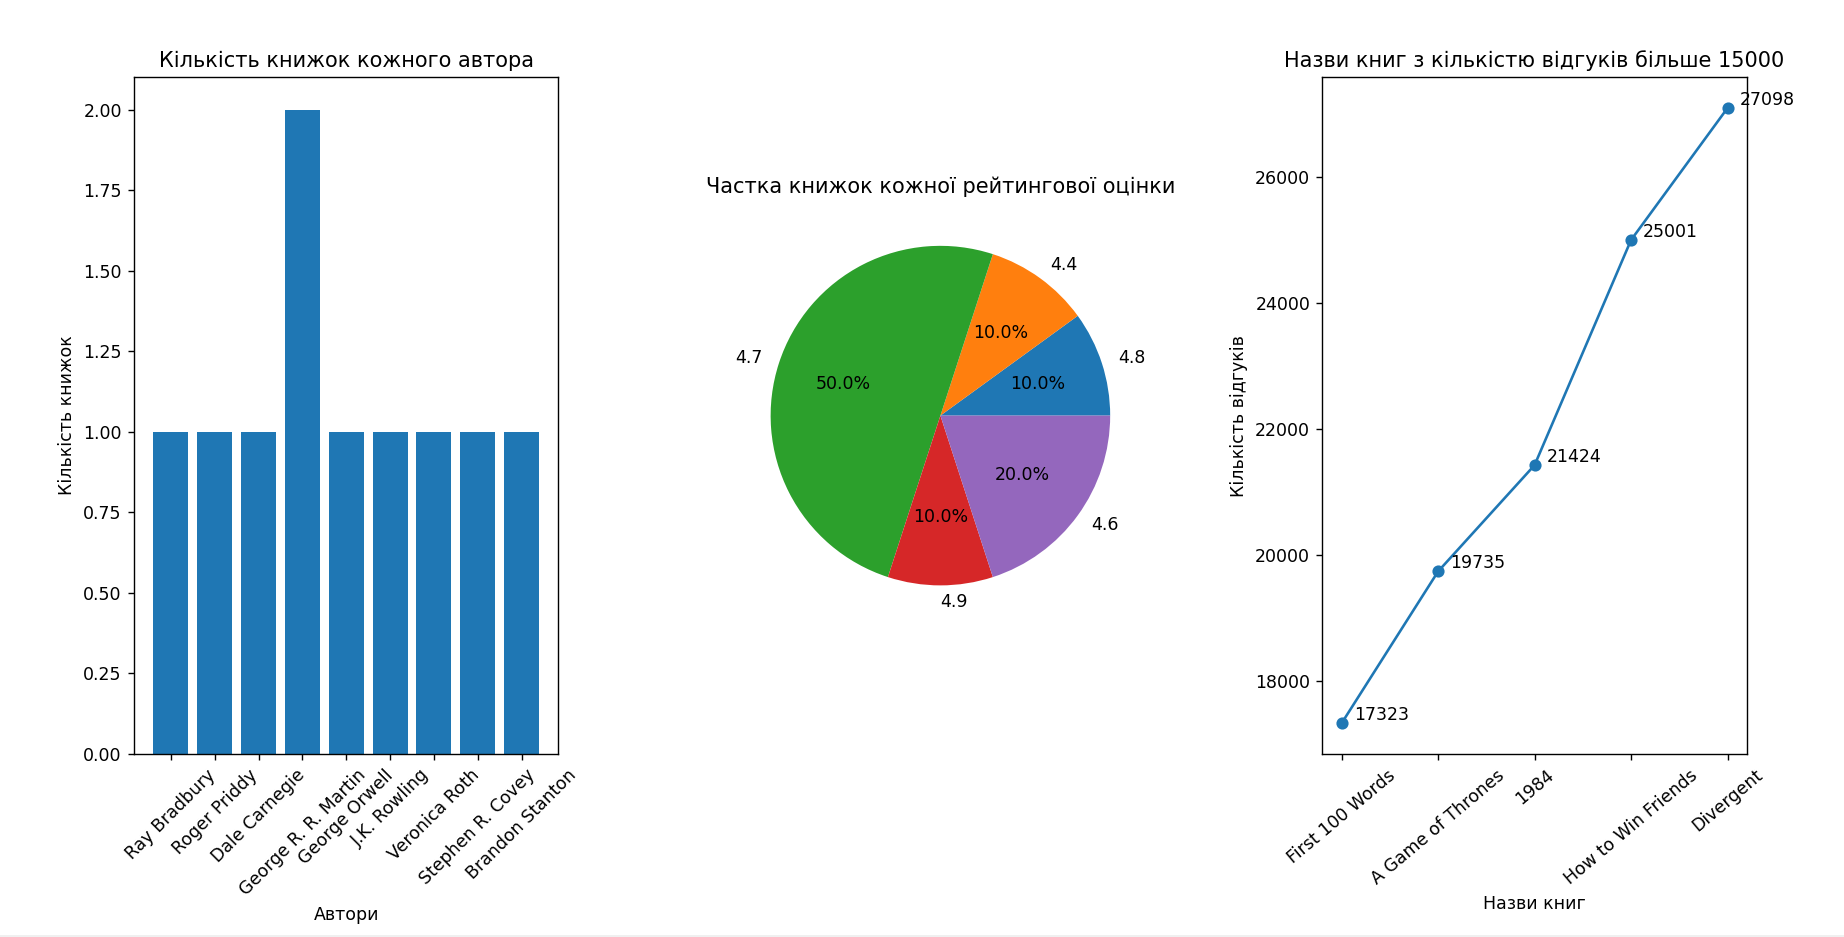

This chart was generated by the following Python code:
import psycopg2
import matplotlib.pyplot as plt

username = 'GorbunovaSofia'
password = '2003'
database = 'lab_2'
host = 'localhost'
port = '5432'

query_1 = '''
SELECT TRIM(authors.author_name), COUNT(books.author_id) from books JOIN authors
ON authors.author_id = books.author_id
GROUP BY author_name;
'''

query_2 = '''
SELECT ratings.rating, COUNT(books.rating) AS num_of_books from books JOIN ratings
ON ratings.rating = books.rating
GROUP BY ratings.rating;
'''

query_3 = '''
SELECT TRIM(book_titel) AS book_titel, reviews_num FROM books
WHERE reviews_num > 15000
ORDER BY reviews_num;
'''

conn = psycopg2.connect(user=username, password=password, dbname=database, host=host, port=port)


with conn:
    cur = conn.cursor()

# query_1
    cur.execute(query_1)
    authors = []
    n_book = []

    for row in cur:
        authors.append(row[0])
        n_book.append(row[1])

    x_range = range(len(authors))

    figure, (bar_ax, pie_ax, graph_ax) = plt.subplots(1, 3)

    bar_ax.bar(x_range, n_book, label='Total')
    bar_ax.set_title('Кількість книжок кожного автора')
    bar_ax.set_xlabel('Автори')
    bar_ax.set_ylabel('Кількість книжок')
    bar_ax.set_xticks(x_range)
    bar_ax.set_xticklabels(authors, rotation=45)

# query_2
    cur.execute(query_2)
    ratings = []
    films = []

    for row in cur:
        ratings.append(row[0])
        films.append(row[1])

    pie_ax.pie(films, labels=ratings, autopct='%1.1f%%')
    pie_ax.set_title('Частка книжок кожної рейтингової оцінки')

# query_3
    cur.execute(query_3)
    titel = []
    num_rew = []

    for row in cur:
        titel.append(row[0])
        num_rew.append(row[1])

    graph_ax.plot(titel, num_rew, marker='o')
    graph_ax.set_xlabel('Назви книг')
    graph_ax.set_ylabel('Кількість відгуків')
    graph_ax.set_title('Назви книг з кількістю відгуків більше 15000')
    graph_ax.set_xticklabels(titel, rotation=40)

    for qnt, price in zip(titel, num_rew):
        graph_ax.annotate(price, xy=(qnt, price), xytext=(7, 2), textcoords='offset points')


mng = plt.get_current_fig_manager()
mng.resize(1400, 750)

plt.subplots_adjust(left=0.1, bottom=0.19, right=0.94, top=0.9, wspace=0.4, hspace=0.4)

plt.show()
